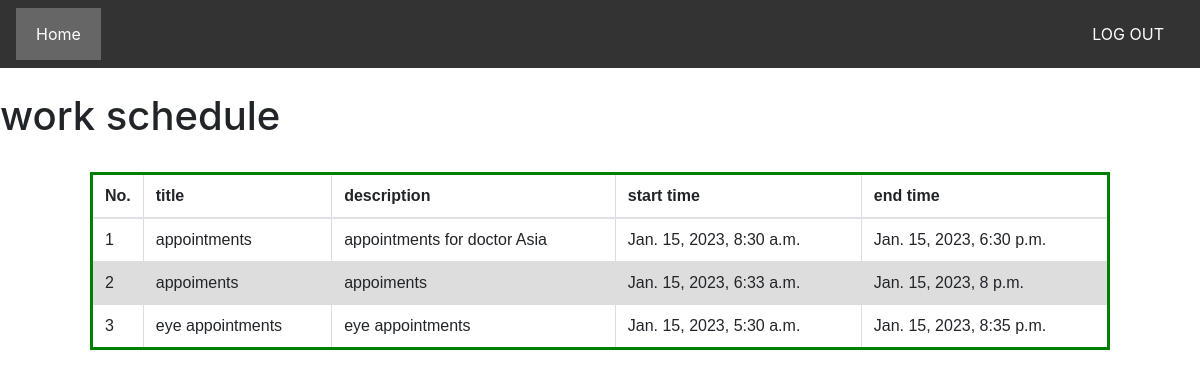
The page /receving_work/Asia/ on the database its author committed.
### core/models.py (models this page shows, shortened)
class EVENT_CAL(models.Model):
    title = models.CharField(max_length=200)
    description = models.TextField()
    start_time = models.DateTimeField()
    end_time = models.DateTimeField()
    doctor_name=models.CharField(max_length=200)
    class Meta:
        db_table = 'EVENT_CAL'

### core/views.py (the view)
# urls.py: path('receving_work/<str:doctor_name>/',receving_work,name="receving_work"),
def receving_work(request, doctor_name):
    receiving = EVENT_CAL.objects.filter(doctor_name=doctor_name)
    doctor = doctor_a.objects.get(First_name =doctor_name)
    return render(request, 'receving_work.html', {'receiving': receiving, 'doctor':doctor})

### Templates/receving_work.html (shortened to what this page needs)
    <div class="navbar">
      <a href="{% url 'index'%} " class="active">Home</a>
      <a href="#" class="right">LOG OUT</a>
    </div>
    <head>
      <link rel="stylesheet" type="text/css" href="https://stackpath.bootstrapcdn.com/bootstrap/4.5.2/css/bootstrap.min.css">
    </head>
    <div class="header">
      <br>
      <h1> work schedule </h1>
      <br>
    </div>
        <table class='table' style="  width: 85%; ">
            <thead>
              <tr>
                <th style="width:5%">No.</th>
                <th>title </th>
                <th>description</th>
                <th>start time </th>
                <th>end time </th>
              </tr>
            </thead>
            {% for receiving in  receiving %}
            <tr>
              <td>{{ forloop.counter }}</td>
              <td>{{ receiving.title }}</td>
              <td>{{ receiving.description}}</td>
              <td>{{ receiving.start_time }}</td>
              <td>{{ receiving.end_time }}</td>
            </tr>
          {% endfor %}
        </table>

### Templates/receving_work.html (style rules this page uses)
.navbar { overflow: hidden; background-color: #333; position: sticky; position: -webkit-sticky; top: 0; }
.navbar a { float: left; display: block; color: white; text-align: center; padding: 14px 20px; text-decoration: none; }
.navbar a.right { float: right; }
.navbar a.active { background-color: #666; color: white; }
table { font-family: arial, sans-serif; border-collapse: collapse; margin: auto; width: 50%; border: 3px solid green; padding: 10px; }
td, th { border: 1px solid #dddddd; text-align: left; padding: 8px; }
tr:nth-child(even) { background-color: #dddddd; }

### rows shown on the page
EVENT_CAL: title "appointments", description "appointments for doctor Asia", start_time "Jan. 15, 2023, 8:30 a.m.", end_time "Jan. 15, 2023, 6:30 p.m."
EVENT_CAL: title "appoiments", description "appoiments", start_time "Jan. 15, 2023, 6:33 a.m.", end_time "Jan. 15, 2023, 8 p.m."
EVENT_CAL: title "eye appointments", description "eye appointments", start_time "Jan. 15, 2023, 5:30 a.m.", end_time "Jan. 15, 2023, 8:35 p.m."
